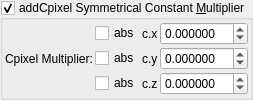
    <widget class="MyGroupBox" name="groupCheck_transf_addCpixel_enabled_false">
     <property name="toolTip">
      <string>&lt;html&gt;&lt;head/&gt;&lt;body&gt;&lt;p&gt;Cpixel is CVector3 c = ( c.x, c.y, c.z). It is each original point (pixel) in 3D space where the iteration starts from, ( c = original z for each point .) It is commonly found in formula structures z = f(z) + c.&lt;/p&gt;&lt;p&gt;The Cpixel multiplier effectively scales this point &amp;quot;c&amp;quot; towards the origin.&lt;/p&gt;&lt;p&gt;This transform allows the addition or subtraction of Cpixel, dependent on whether z is postive or negative.&lt;/p&gt;&lt;p&gt;e.g if &lt;span style=&quot; font-style:italic;&quot;&gt;z.x&lt;/span&gt; is positive then &lt;span style=&quot; font-style:italic;&quot;&gt;fabs(c.x)&lt;/span&gt; is added, if &lt;span style=&quot; font-style:italic;&quot;&gt;z.x&lt;/span&gt; is negative then &lt;span style=&quot; font-style:italic;&quot;&gt;fabs(c)&lt;/span&gt; is subtracted. &lt;/p&gt;&lt;p&gt;Also try negative addCpixel constant multipliers.&lt;/p&gt;&lt;p&gt;If checkBoxes are disabled then Cpixel remains signed.&lt;/p&gt;&lt;p&gt;&lt;br/&gt;&lt;/p&gt;&lt;/body&gt;&lt;/html&gt;</string>
     </property>
     <property name="title">
      <string>addCpixel Symmetrical Constant &amp;Multiplier</string>
     </property>
     <property name="checkable">
      <bool>true</bool>
     </property>
     <layout class="QVBoxLayout" name="verticalLayout_49">
      <property name="spacing">
       <number>2</number>
      </property>
      <property name="leftMargin">
       <number>2</number>
      </property>
      <property name="topMargin">
       <number>2</number>
      </property>
      <property name="rightMargin">
       <number>2</number>
      </property>
      <property name="bottomMargin">
       <number>2</number>
      </property>
      <item>
       <layout class="QGridLayout" name="gridLayout_23" columnstretch="0,0,0,1">
        <property name="spacing">
         <number>2</number>
        </property>
        <item row="1" column="3">
         <widget class="MyDoubleSpinBox" name="spinbox3_transf_constant_multiplier_000_y">
          <property name="sizePolicy">
           <sizepolicy hsizetype="Minimum" vsizetype="Maximum">
            <horstretch>0</horstretch>
            <verstretch>0</verstretch>
           </sizepolicy>
          </property>
          <property name="prefix">
           <string/>
          </property>
          <property name="suffix">
           <string/>
          </property>
          <property name="decimals">
           <number>6</number>
          </property>
          <property name="minimum">
           <double>-99.989999999999995</double>
          </property>
          <property name="maximum">
           <double>99.989999999999995</double>
          </property>
          <property name="singleStep">
           <double>0.100000000000000</double>
          </property>
         </widget>
        </item>
        <item row="1" column="2">
         <widget class="QLabel" name="label_110">
          <property name="text">
           <string notr="true">c.y</string>
          </property>
         </widget>
        </item>
        <item row="2" column="1">
         <widget class="MyCheckBox" name="checkBox_transf_function_enabledz">
          <property name="text">
           <string notr="true">abs</string>
          </property>
         </widget>
        </item>
        <item row="0" column="3">
         <widget class="MyDoubleSpinBox" name="spinbox3_transf_constant_multiplier_000_x">
          <property name="sizePolicy">
           <sizepolicy hsizetype="Minimum" vsizetype="Maximum">
            <horstretch>0</horstretch>
            <verstretch>0</verstretch>
           </sizepolicy>
          </property>
          <property name="prefix">
           <string/>
          </property>
          <property name="suffix">
           <string/>
          </property>
          <property name="decimals">
           <number>6</number>
          </property>
          <property name="minimum">
           <double>-99.989999999999995</double>
          </property>
          <property name="maximum">
           <double>99.989999999999995</double>
          </property>
          <property name="singleStep">
           <double>0.100000000000000</double>
          </property>
         </widget>
        </item>
        <item row="1" column="1">
         <widget class="MyCheckBox" name="checkBox_transf_function_enabledy">
          <property name="text">
           <string notr="true">abs</string>
          </property>
         </widget>
        </item>
        <item row="0" column="2">
         <widget class="QLabel" name="label_109">
          <property name="text">
           <string notr="true">c.x</string>
          </property>
         </widget>
        </item>
        <item row="1" column="0">
         <widget class="QLabel" name="label_112">
          <property name="text">
           <string>Cpixel Multiplier:</string>
          </property>
         </widget>
        </item>
        <item row="2" column="3">
         <widget class="MyDoubleSpinBox" name="spinbox3_transf_constant_multiplier_000_z">
          <property name="sizePolicy">
           <sizepolicy hsizetype="Minimum" vsizetype="Maximum">
            <horstretch>0</horstretch>
            <verstretch>0</verstretch>
           </sizepolicy>
          </property>
          <property name="prefix">
           <string/>
          </property>
          <property name="suffix">
           <string/>
          </property>
          <property name="decimals">
           <number>6</number>
          </property>
          <property name="minimum">
           <double>-99.989999999999995</double>
          </property>
          <property name="maximum">
           <double>99.989999999999995</double>
          </property>
          <property name="singleStep">
           <double>0.100000000000000</double>
          </property>
         </widget>
        </item>
        <item row="2" column="2">
         <widget class="QLabel" name="label_111">
          <property name="text">
           <string notr="true">c.z</string>
          </property>
         </widget>
        </item>
        <item row="0" column="1">
         <widget class="MyCheckBox" name="checkBox_transf_function_enabledx">
          <property name="text">
           <string notr="true">abs</string>
          </property>
         </widget>
        </item>
       </layout>
      </item>
     </layout>
    </widget>
